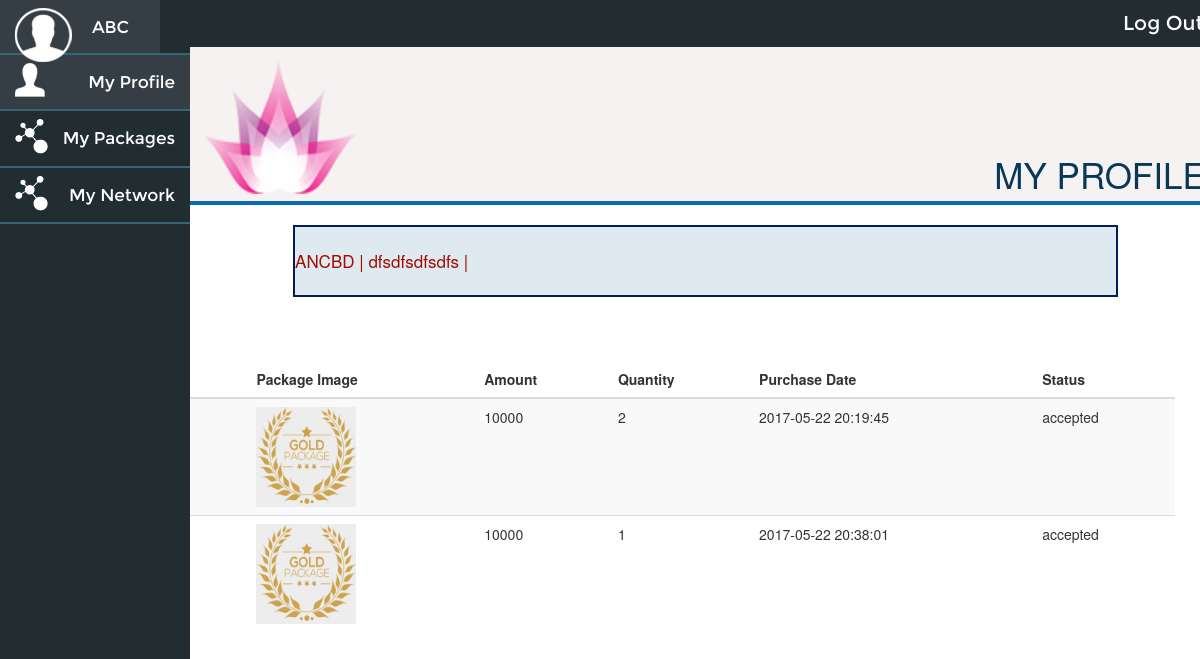
Before: /onlineinvestclub/index.php/packages with the older database file.
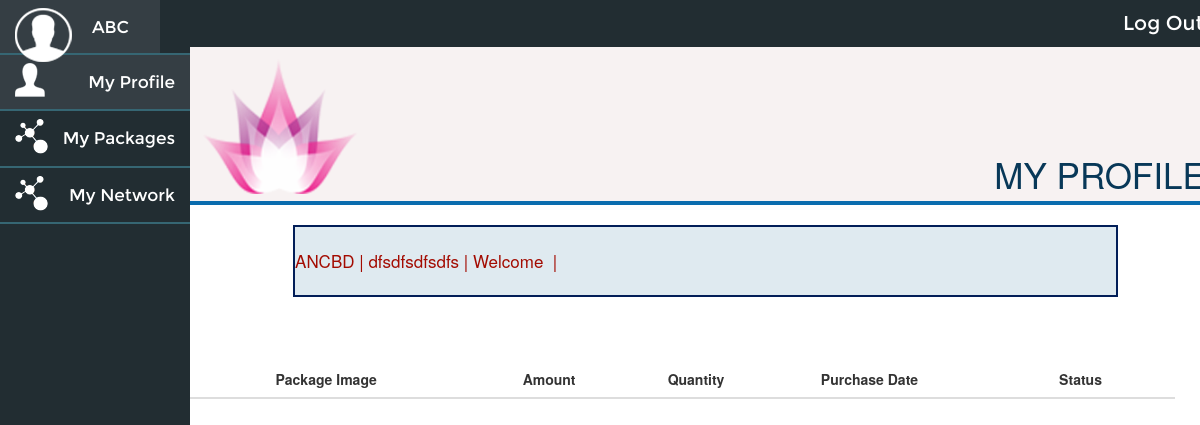
After: the same page with the newer database file.
### tables this page shows
CREATE TABLE `notifications` (
  `notification_id` int(255) NOT NULL,
  `notification` text NOT NULL,
  `notification_status` varchar(255) NOT NULL,
  `notification_created_time` timestamp NOT NULL DEFAULT CURRENT_TIMESTAMP ON UPDATE CURRENT_TIMESTAMP
);

CREATE TABLE `user_packages` (
  `id` int(255) NOT NULL,
  `userid` bigint(255) NOT NULL,
  `package_id` int(255) NOT NULL,
  `quantity` int(255) NOT NULL,
  `status` varchar(50) NOT NULL,
  `purchase_date` datetime NOT NULL
);

CREATE TABLE `package_master` (
  `package_id` int(11) NOT NULL,
  `package_name` varchar(255) NOT NULL,
  `package_amount` float NOT NULL,
  `package_type` varchar(255) NOT NULL,
  `package_image` text NOT NULL,
  `package_desc` text NOT NULL,
  `package_created_date` datetime NOT NULL,
  `package_status` varchar(50) NOT NULL
);

### onlineinvestclub/application/controllers/Packages.php (called while the page is built, shortened)
<?php
class Packages extends CI_Controller {
	public function index()
	{
		$session_data = $this->session->userdata;
		$data = array();
		$data['session_data'] = $session_data;
		$this->load->view('frontend/packages',$data);
	}
}

### onlineinvestclub/index.php (called while the page is built, shortened)
<?php
require_once BASEPATH.'core/CodeIgniter.php';

### onlineinvestclub/application/models/Common_model.php (called while the page is built, shortened)
<?php
class Common_model extends CI_Model
{
    function getUserPackages($userid,$filterArray = array())
    {
    	$this->db->trans_start();
    	$this->db->select('*,user_packages.status as user_package_status');
		$this->db->join('users', 'user_packages.userid = users.userid','left');
		$this->db->join('package_master', 'user_packages.package_id = package_master.package_id','left');
		$query = $this->db->get('user_packages');
		$main_data = array();
		foreach($query->result() as $row)
		{
			$data = array(
							'user_package_id'=>$row->id,
							'package_id'=>$row->package_id,
							'userid'=>$row->userid,
							'username'=>$row->username,
							'fullname'=>$row->firstname.' '.$row->middlename.' '.$row->lastname,
							'profile_image'=>$row->profile_image,
							'package_name'=>$row->package_name,
							'package_amount'=>$row->package_amount,
							'quantity'=>$row->quantity,
							'package_type'=>$row->package_type,
							'package_image'=>$row->package_image,
							'package_desc'=>$row->package_desc,
							'package_status'=>$row->package_status,
							'package_created_date'=>$row->package_created_date,
							'purchase_date'=>$row->purchase_date,
							'user_package_status'=>$row->user_package_status
							);
			array_push($main_data,$data);
		}
    	$this->db->trans_complete();
		return $main_data;
    }
    function getNotifications($notification_id = 0)
    {
    	$this->db->trans_start();
    	$this->db->select('*');
		$query = $this->db->get('notifications');
		$main_data = array();
		foreach($query->result() as $row)
		{
			$data = array(
							'notification_id'=>$row->notification_id,
							'notification'=>$row->notification,
							'notification_status'=>$row->notification_status,
							'notification_created_time'=>$row->notification_created_time,
							);
		if($notification_id > 0)
		{
			$main_data = $data;
		}else
		{
			array_push($main_data,$data);
		}
		}
    	$this->db->trans_complete();
		return $main_data;
    }
}

### onlineinvestclub/application/helpers/functions_helper.php (called while the page is built, shortened)
<?php
$CI =& get_instance();
function imagePath($path,$width = 70,$height=70)
{
	return base_url('uploads/'.$path);
}
function getUserPackages($userid=0,$filterArray = array())
{
	global $CI;
	$result = $CI->Common_model->getUserPackages($userid,$filterArray);
	return $result;
}
function getNotifications($notification_id = 0)
{
	global $CI;
	$result = $CI->Common_model->getNotifications($notification_id);
	return $result;
}
?>

### onlineinvestclub/application/views/frontend/packages.php (the view, shortened to what this page needs)
<?php $this->view('frontend/includes/header1'); ?>
<div class="middle-content">
    <button class="btn btn-primary" style="margin:5px 5px 5px 5px;" onclick="window.location.href='<?php echo site_url(); ?>/packages/add_packages'">Add Package</button>
    <table class="table table-striped">
    <thead>
      <tr>
        <th>Package Name</th>
        <th>Package Image</th>
        <th>Amount</th>
        <th>Quantity</th>
        <th>Purchase Date</th>
        <th>Status</th>
      </tr>
    </thead>
    <tbody>
      <?php $userPackagesList = getUserPackages($session_data['logged_in']['userid']); ?>
      <?php foreach($userPackagesList as $upl){ ?>
      <tr>
        <td><?= $upl['package_name']; ?></td>
        <td><img src="<?= imagePath('packages/'.$upl['package_image']); ?>" style="width:100px;height:100px;"/></td>
        <td><?= $upl['package_amount']; ?></td>
        <td><?= $upl['quantity']; ?></td>
        <td><?= $upl['purchase_date']; ?></td>
        <td><?= $upl['user_package_status']; ?></td>
      </tr>
      <?php } ?>
    </tbody>
  </table>
</div>
  </div>
</div>
</body>
</html>

### onlineinvestclub/application/views/frontend/includes/header1.php (shortened to what this page needs)
<!DOCTYPE html PUBLIC "-//W3C//DTD XHTML 1.0 Transitional//EN" "http://www.w3.org/TR/xhtml1/DTD/xhtml1-transitional.dtd">
<html xmlns="http://www.w3.org/1999/xhtml">
<head>
<link href="<?= base_url(); ?>assets/frontend/css/print.css" rel="stylesheet" type="text/css" />
<link href="<?= base_url(); ?>assets/frontend/css/global.css" rel="stylesheet" type="text/css" />
<link rel="stylesheet" href="<?= base_url(); ?>assets/css/bootstrap.min.css">
<link rel="stylesheet" href="<?= base_url(); ?>assets/css/jquery-ui.css">
</head>
<body ng-app="MyApp" ng-controller="MyController">
<div id="wrapper">
  <div class="nav-sec">
    <ul>
      <li><a href="<?= site_url(); ?>/dashboard"><span><img src="<?= base_url(); ?>assets/frontend/images/person-img.png" /></span> ABC</a>
      </li>
      <li><a href="<?= site_url(); ?>/profile" class="active"><span><img src="<?= base_url(); ?>assets/frontend/images/my-profile.png" /></span>My Profile</a></li>
      <li><a href="<?= site_url(); ?>/packages"><span><img src="<?= base_url(); ?>assets/frontend/images/network-img.png" /></span>My Packages</a></li>
      <li><a href="<?= site_url(); ?>/mynetwork"><span><img src="<?= base_url(); ?>assets/frontend/images/network-img.png" /></span>My Network</a></li>
    </ul>
  </div>
  <div id="content">
    <div class="content">
    <div class="logout-sec">
     <a href="<?= site_url(); ?>/logout" class="log-out">Log Out</a>
     </div>
      <div class="bnr">
        <div class="bnrcap">
          <div class="logo"> <a href="#"><img src="<?= base_url(); ?>assets/frontend/images/logo.png" /></a> </div>
          <div class="page-name">
            <h3>My Profile</h3>
          </div>
        </div>
      </div>
    </div>
    <?php $notification_list = getNotifications(); ?>
    <?php if(count($notification_list) > 0){ ?>
      <marquee direction="left" behavior="right" class="marquee">
          <span>
              <?php foreach ($notification_list as $row) { ?>
                  <?= $row['notification'];?> |
              <?php } ?>
          </span>
      </marquee>
    <?php } ?>

### onlineinvestclub/assets/frontend/css/print.css (style rules this page uses)
body { margin:0; padding:0; font:normal 13px Arial, Helvetica, sans-serif; color:#000; line-height:normal; }
a { color:#000; }
h3 { font-family: 'TrajanProBold'; }
p, a { font-family: 'MontserratRegular'; }
#wrapper { width:100%; margin:0 auto; position:relative; }
.content h3 { color:#6e0b05; font-size:35px; text-transform:uppercase;margin-bottom:15px; text-align:center; }
.nav-sec { position:fixed; left:0; height:100%; background:#222d32;width:190px; }
.nav-sec ul { list-style:none; margin:0; padding:0; }
.nav-sec li:first-child a { height: 53px; float:left; width:84%; text-align:left }
.nav-sec li:first-child span { margin-right:20px }
.nav-sec li { text-align:right; border-bottom:2px solid #366673; }
.nav-sec li a { text-decoration:none; color:#FFFFFF; padding:15px; display:block; font-size:17px; }
.nav-sec li a:hover, .nav-sec li a.active { background:#353e44; }
.nav-sec li span { float:left; margin-top:-7px }
.marquee { border: 2px solid #021e58; padding: 22px 0; font-size: 17px; display: inherit; width: 80%; margin: 20px auto; background:#dfeaf0; color:#a30b01 }
#content { margin-left:190px; float:left; width:85.9%; }
.bnr img { width:100%; }
.bnrcap { width: 100%; background:#f7f2f2; overflow:hidden;padding:7px 0; border-bottom:4px solid #0a6cae;margin-bottom:1px }
.logo { width: 180px; float: left; margin-top: 5px; }
.page-name { float: right; width: 41%; margin-top: 20px; }
.page-name h3 { color: #083858; margin: 0;padding-top: 81px; text-align: right; padding-right: 15px; }
.logout-sec { background:#222d32; }
.log-out { float:right; display: inline-block;font-size:20px; color:#FFFFFF; text-decoration:none; padding:9px 17px }
.middle-content { padding:25px; }

### onlineinvestclub/assets/frontend/css/global.css (style rules this page uses)
html, body, div, span, applet, object, iframe, h1, h2, h3, h4, h5, h6, p, blockquote, pre, a, abbr, acronym, address, big, cite, code, del, dfn, em, font, img, ins, kbd,q, s, samp, small, strike, strong, sub, sup, tt, var, b, u, i, center,dl, dt, dd, ol, ul, li, fieldset, form, label, legend { margin:0; padding:0; border:0; outline:0; font-size:100%; background:transparent; resize:none }
body { line-height:1 }
a, a:hover { text-decoration:none; outline:none }
img { border:none; vertical-align:-2px }

Changed rows visible on the page:
removed user_packages: package.package_image (picture), package.package_amount "10000", quantity "2", purchase_date "2017-05-22 20:19:45", status "accepted"
removed user_packages: package.package_image (picture), package.package_amount "10000", quantity "1", purchase_date "2017-05-22 20:38:01", status "accepted"
added notifications: notification "Welcome"
